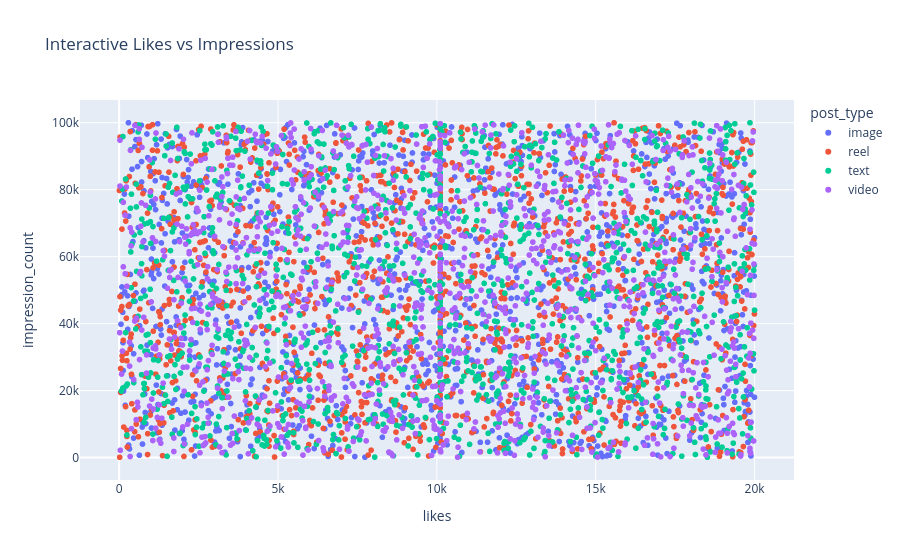

Notebook cell for this chart:
### Code cell
fig = px.scatter(
    wrangled_data,
    x='likes',
    y='impression_count',
    color='post_type',
    hover_data=['post_category', 'sentiment'],
    title='Interactive Likes vs Impressions')

fig.show()

### Figure 1 — Plotly figure (JSON) as saved in the notebook; plotly's stock layout.template omitted (floating-point values rounded to 4 significant figures; data arrays with more than 128 entries replaced by an {"elided": "..."} marker saying what was removed)
{"data": [{"customdata": {"elided": "1247x2 str values"}, "hovertemplate": "post_type=image<br>likes=%{x}<br>impression_count=%{y}<br>post_category=%{customdata[0]}<br>sentiment=%{customdata[1]}<extra></extra>", "legendgroup": "image", "marker": {"color": "#636efa", "symbol": "circle"}, "mode": "markers", "name": "image", "showlegend": true, "type": "scattergl", "x": {"elided": "1247 int values"}, "xaxis": "x", "y": {"elided": "1247 int values"}, "yaxis": "y"}, {"customdata": {"elided": "1283x2 str values"}, "hovertemplate": "post_type=reel<br>likes=%{x}<br>impression_count=%{y}<br>post_category=%{customdata[0]}<br>sentiment=%{customdata[1]}<extra></extra>", "legendgroup": "reel", "marker": {"color": "#EF553B", "symbol": "circle"}, "mode": "markers", "name": "reel", "showlegend": true, "type": "scattergl", "x": {"elided": "1283 int values"}, "xaxis": "x", "y": {"elided": "1283 int values"}, "yaxis": "y"}, {"customdata": {"elided": "1245x2 str values"}, "hovertemplate": "post_type=text<br>likes=%{x}<br>impression_count=%{y}<br>post_category=%{customdata[0]}<br>sentiment=%{customdata[1]}<extra></extra>", "legendgroup": "text", "marker": {"color": "#00cc96", "symbol": "circle"}, "mode": "markers", "name": "text", "showlegend": true, "type": "scattergl", "x": {"elided": "1245 int values"}, "xaxis": "x", "y": {"elided": "1245 int values"}, "yaxis": "y"}, {"customdata": {"elided": "1225x2 str values"}, "hovertemplate": "post_type=video<br>likes=%{x}<br>impression_count=%{y}<br>post_category=%{customdata[0]}<br>sentiment=%{customdata[1]}<extra></extra>", "legendgroup": "video", "marker": {"color": "#ab63fa", "symbol": "circle"}, "mode": "markers", "name": "video", "showlegend": true, "type": "scattergl", "x": {"elided": "1225 int values"}, "xaxis": "x", "y": {"elided": "1225 int values"}, "yaxis": "y"}], "layout": {"legend": {"title": {"text": "post_type"}, "tracegroupgap": 0}, "title": {"text": "Interactive Likes vs Impressions"}, "xaxis": {"anchor": "y", "domain": [0, 1], "title": {"text": "likes"}}, "yaxis": {"anchor": "x", "domain": [0, 1], "title": {"text": "impression_count"}}}}
